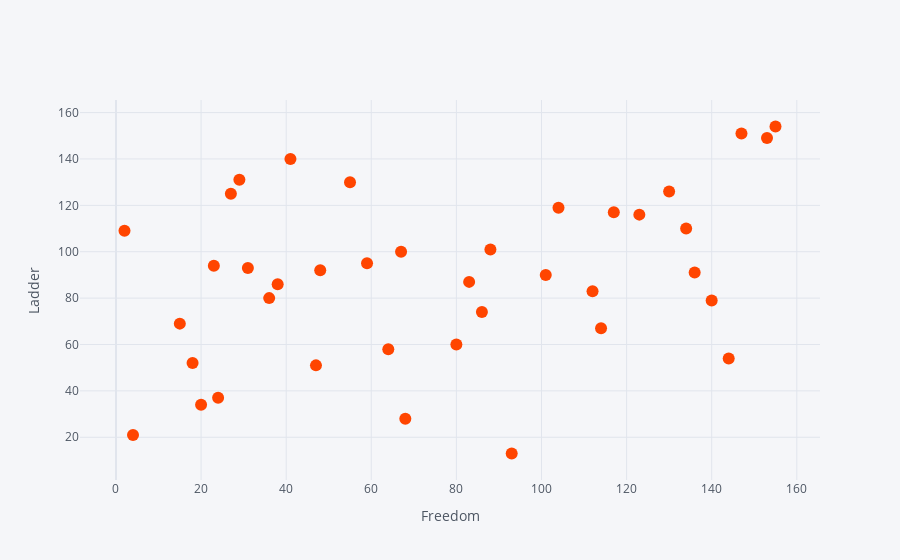

Source (notebook cell):
### Markdown cell above
# Correlation between freedom and life satisfaction in Asia

### Code cell
asia.iplot(kind='scatter', mode='markers', x='freedom', y='ladder', text='country', color='orangered', xTitle='Freedom', yTitle='Ladder')

### Figure 1 — Plotly figure (JSON) as saved in the notebook; plotly's stock layout.template omitted (floating-point values rounded to 4 significant figures)
{"data": [{"line": {"color": "rgba(255, 69, 0, 1.0)", "dash": "solid", "shape": "linear", "width": 1.3}, "marker": {"size": 12, "symbol": "circle"}, "mode": "markers", "name": "ladder", "text": ["Israel", "United Arab Emirates", "Saudi Arabia", "Qatar", "Singapore", "Bahrain", "Uzbekistan", "Kuwait", "Thailand", "South Korea", "Japan", "Kazakhstan", "Pakistan", "Philippines", "Tajikistan", "Turkey", "Malaysia", "Mongolia", "Kyrgyzstan", "Turkmenistan", "Azerbaijan", "Lebanon", "Indonesia", "China", "Vietnam", "Bhutan", "Nepal", "Jordan", "Cambodia", "Palestinian Territories", "Armenia", "Iran", "Georgia", "Bangladesh", "Iraq", "Sri Lanka", "Myanmar", "India", "Syria", "Yemen", "Afghanistan"], "type": "scatter", "x": [93, 4, 68, null, 20, 24, null, 47, 18, 144, 64, 80, 114, 15, 86, 140, 36, 112, 38, 83, 101, 136, 48, 31, 23, 59, 67, 88, 2, 134, 123, 117, 104, 27, 130, 55, 29, 41, 153, 147, 155], "y": [13, 21, 28, 29, 34, 37, 41, 51, 52, 54, 58, 60, 67, 69, 74, 79, 80, 83, 86, 87, 90, 91, 92, 93, 94, 95, 100, 101, 109, 110, 116, 117, 119, 125, 126, 130, 131, 140, 149, 151, 154]}], "layout": {"legend": {"bgcolor": "#F5F6F9", "font": {"color": "#4D5663"}}, "paper_bgcolor": "#F5F6F9", "plot_bgcolor": "#F5F6F9", "title": {"font": {"color": "#4D5663"}}, "xaxis": {"gridcolor": "#E1E5ED", "showgrid": true, "tickfont": {"color": "#4D5663"}, "title": {"font": {"color": "#4D5663"}, "text": "Freedom"}, "zerolinecolor": "#E1E5ED"}, "yaxis": {"gridcolor": "#E1E5ED", "showgrid": true, "tickfont": {"color": "#4D5663"}, "title": {"font": {"color": "#4D5663"}, "text": "Ladder"}, "zerolinecolor": "#E1E5ED"}}}
